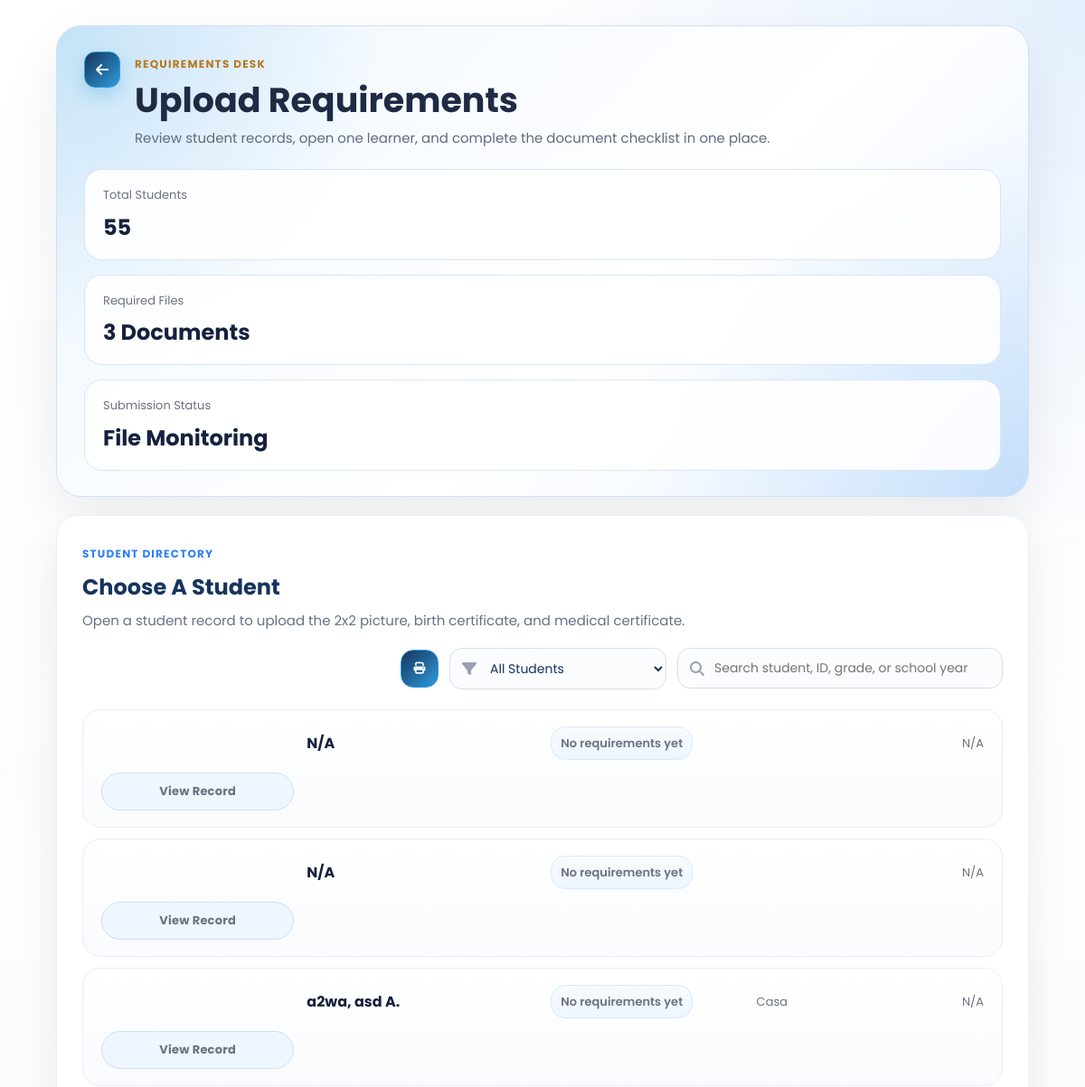
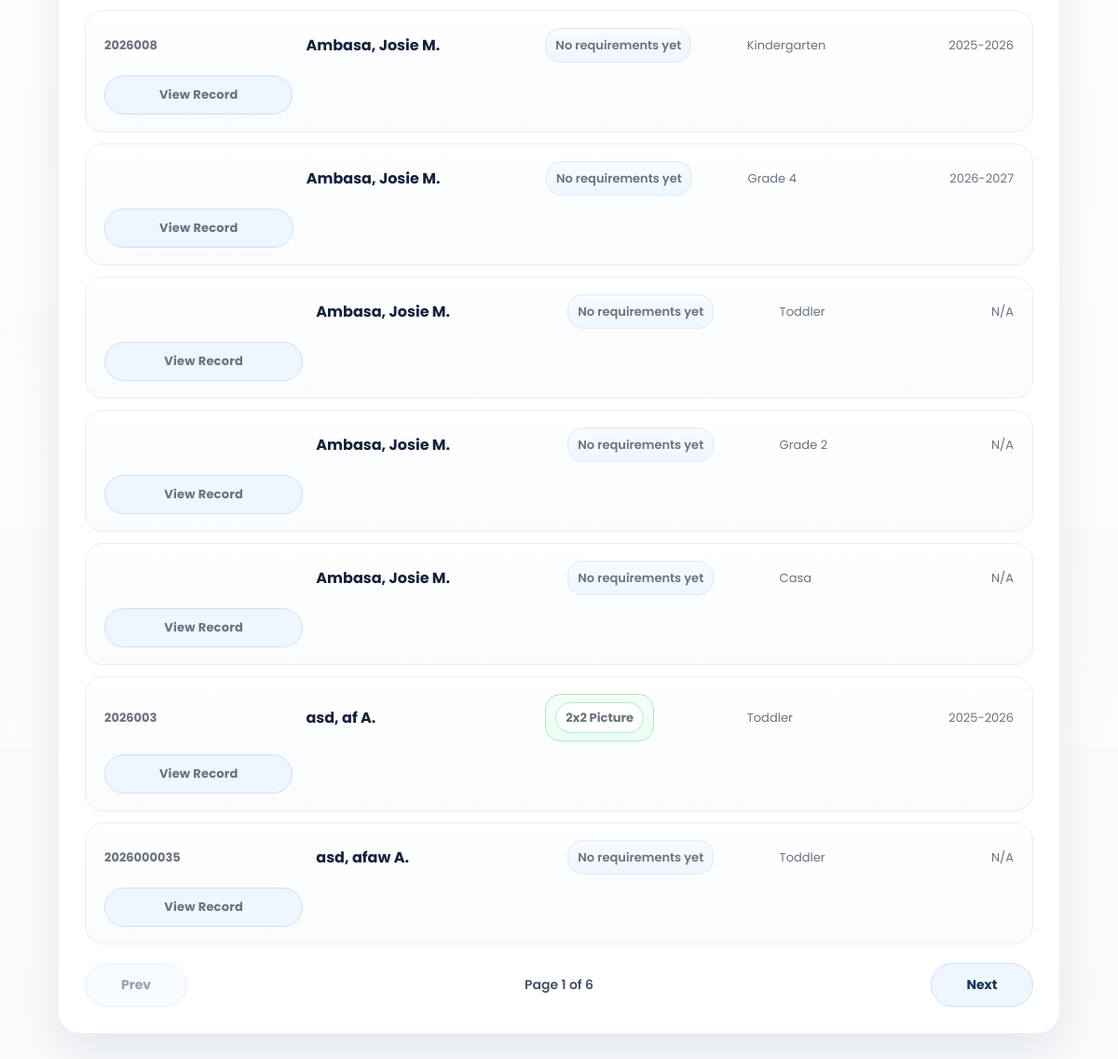
The page /SmartEnroll/requirements_upload.php (signed in) on the database as committed earlier (2 pictures, top to bottom).
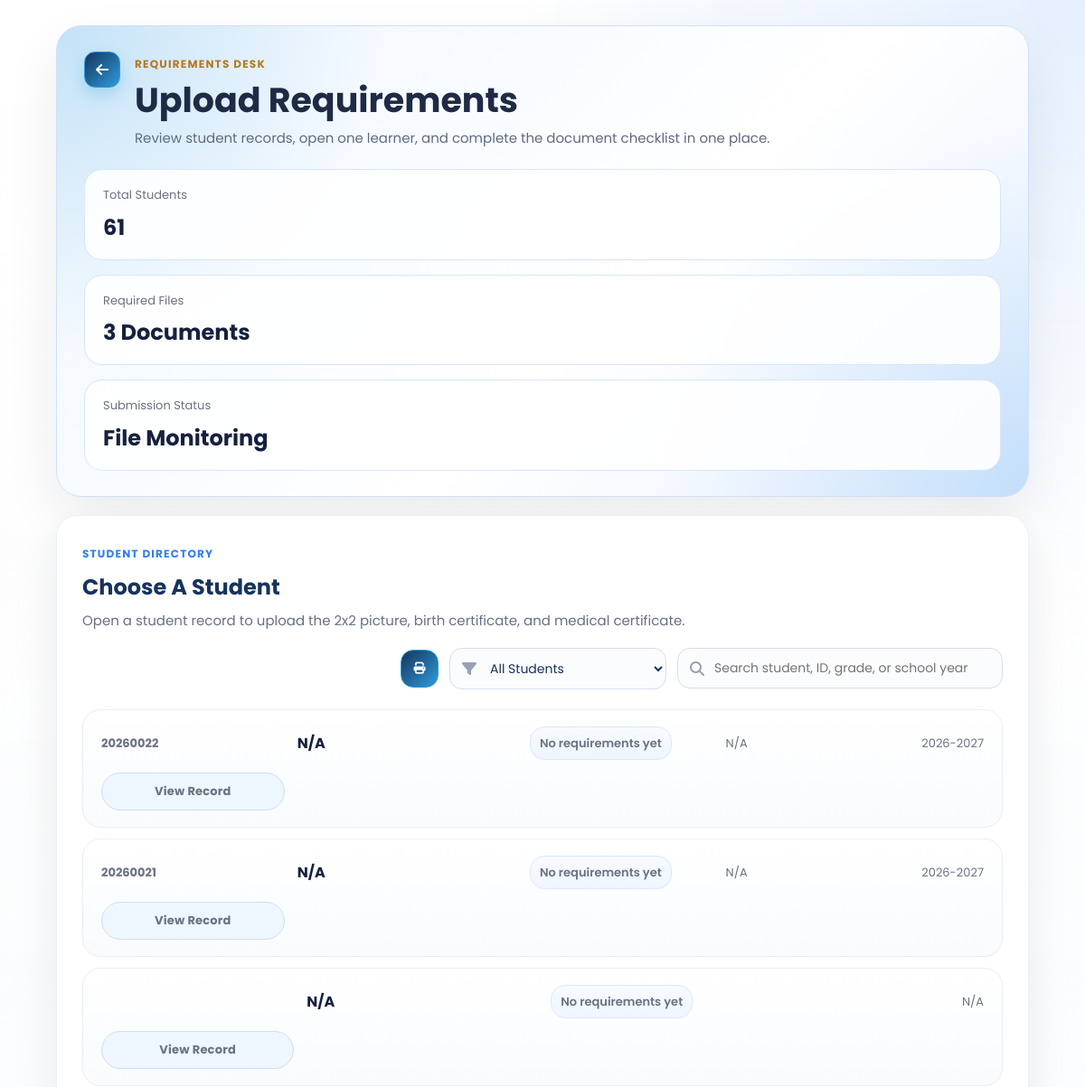
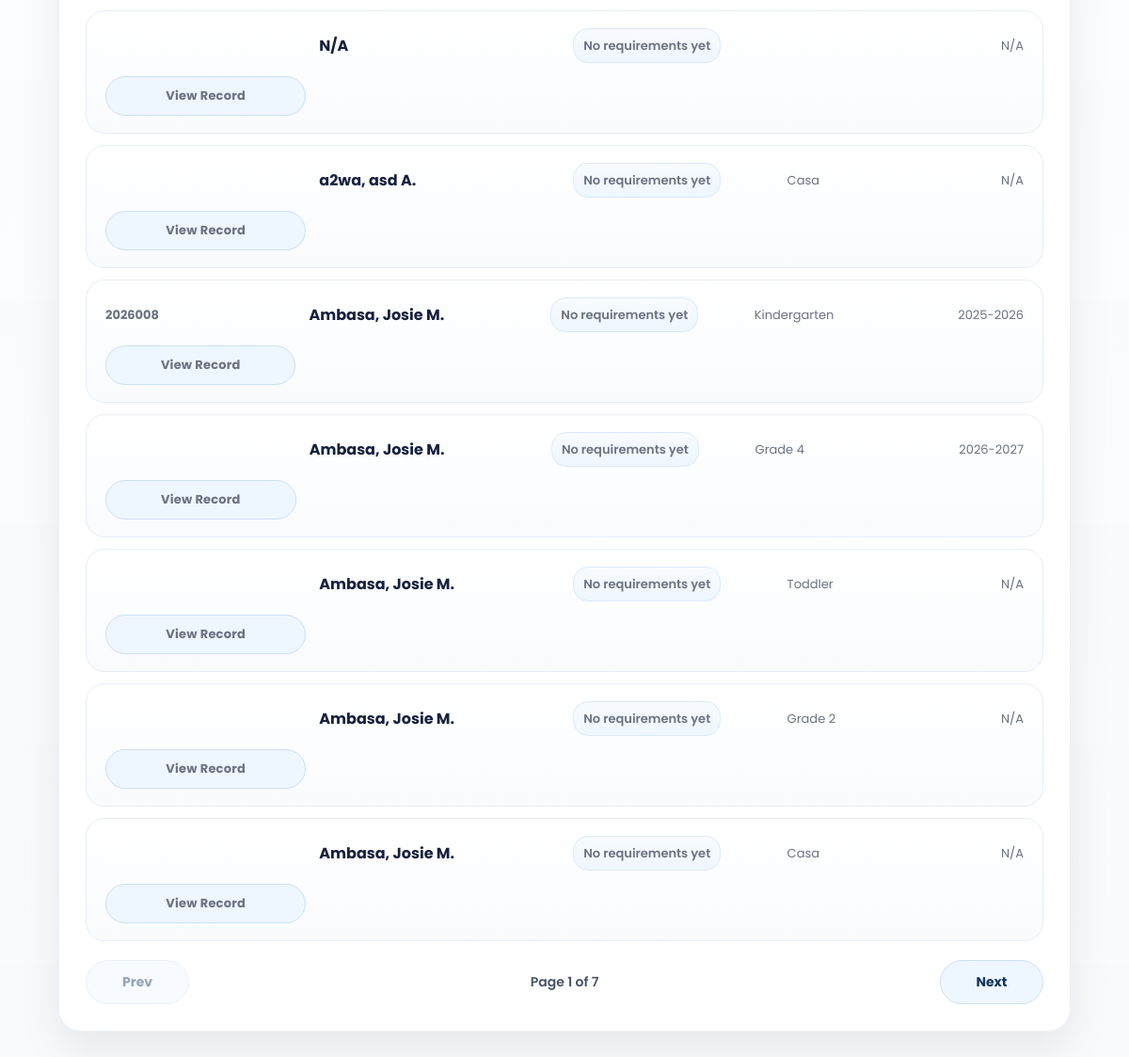
The same page on the database as committed later (2 pictures, top to bottom).
### tables this page shows
CREATE TABLE `enrollments` (
  `id` int(11) NOT NULL,
  `grade_level` varchar(50) DEFAULT NULL,
  `student_id` varchar(20) DEFAULT NULL,
  `school_year` varchar(20) DEFAULT NULL,
  `student_status` varchar(50) DEFAULT NULL,
  `completion_date` date DEFAULT NULL,
  `learner_lname` varchar(100) DEFAULT NULL,
  `learner_fname` varchar(100) DEFAULT NULL,
  `learner_mname` varchar(100) DEFAULT NULL,
  `learner_ext` varchar(20) DEFAULT NULL,
  `nickname` varchar(100) DEFAULT NULL,
  `sex` varchar(20) DEFAULT NULL,
  `dob` varchar(20) DEFAULT NULL,
  `age` int(11) DEFAULT NULL,
  `mother_tongue` varchar(100) DEFAULT NULL,
  `religion` varchar(100) DEFAULT NULL,
  `email` varchar(150) DEFAULT NULL,
  `province` varchar(100) DEFAULT NULL,
  `municipality` varchar(100) DEFAULT NULL,
  `barangay` varchar(100) DEFAULT NULL,
  `street` varchar(150) DEFAULT NULL,
  `father_lname` varchar(100) DEFAULT NULL,
  `father_fname` varchar(100) DEFAULT NULL,
  `father_mname` varchar(100) DEFAULT NULL,
  `father_occ` varchar(100) DEFAULT NULL,
  `father_contact` varchar(50) DEFAULT NULL,
  `mother_lname` varchar(100) DEFAULT NULL,
  `mother_fname` varchar(100) DEFAULT NULL,
  `mother_mname` varchar(100) DEFAULT NULL,
  `mother_occ` varchar(100) DEFAULT NULL,
  `mother_contact` varchar(50) DEFAULT NULL,
  `mother_maiden` varchar(100) DEFAULT NULL,
  `guardian_type` varchar(50) DEFAULT NULL,
  `guardian_lname` varchar(100) DEFAULT NULL,
  `guardian_fname` varchar(100) DEFAULT NULL,
  `guardian_mname` varchar(100) DEFAULT NULL,
  `guardian_occ` varchar(100) DEFAULT NULL,
  `guardian_contact` varchar(50) DEFAULT NULL,
  `emergency1_name` varchar(150) DEFAULT NULL,
  `emergency1_relationship` varchar(100) DEFAULT NULL,
  `emergency1_contact` varchar(50) DEFAULT NULL,
  `emergency2_name` varchar(150) DEFAULT NULL,
  `emergency2_relationship` varchar(100) DEFAULT NULL,
  `emergency2_contact` varchar(50) DEFAULT NULL,
  `emergency3_name` varchar(150) DEFAULT NULL,
  `emergency3_relationship` varchar(100) DEFAULT NULL,
  `emergency3_contact` varchar(50) DEFAULT NULL,
  `special_needs` text DEFAULT NULL,
  `medication` varchar(10) DEFAULT NULL,
  `medication_details` text DEFAULT NULL,
  `created_at` timestamp NOT NULL DEFAULT current_timestamp()
);

### SmartEnroll/requirements_upload.php (the view, shortened to what this page needs)
<?php
$students = [];
$error = '';
$search = trim((string)($_GET['q'] ?? ''));
$requirementFilter = trim((string)($_GET['requirement_filter'] ?? 'all'));
$isPrintMode = (string)($_GET['print'] ?? '') === '1';
$page = max(1, (int)($_GET['page'] ?? 1));
$perPage = 10;
$totalStudents = 0;
$filteredStudents = 0;
$totalPages = 1;
$requirementLabels = [
    'picture_2x2' => '2x2 Picture',
    'birth_certificate' => 'Birth Certificate',
    'medical_certificate' => 'Medical Certificate',
];
$requirementFilterOptions = [
    'all' => 'All Students',
    'picture_2x2' => '2x2 Picture',
    'birth_certificate' => 'Birth Certificate',
    'medical_certificate' => 'Medical Certificate',
    'complete' => 'All Requirements',
    'none' => 'No Requirements Yet',
];
function format_name(array $row): string
{
    $m = trim((string)($row['learner_mname'] ?? ''));
    $mi = $m !== '' ? strtoupper(mb_substr($m, 0, 1)) . '.' : '';
    $full = trim(
        ($row['learner_lname'] ?? '') . ', ' .
        ($row['learner_fname'] ?? '') . ' ' . $mi
    );
    return trim(preg_replace('/\s+/', ' ', $full), ' ,');
}
function uploaded_requirement_labels(array $row, array $requirementLabels): array
{
    $keysRaw = trim((string)($row['uploaded_requirement_keys'] ?? ''));
    if ($keysRaw === '') {
        return [];
    }
    $labels = [];
    foreach (explode(',', $keysRaw) as $key) {
        $key = trim($key);
        if ($key !== '' && isset($requirementLabels[$key])) {
            $labels[] = $requirementLabels[$key];
        }
    }
    return $labels;
}
function requirements_aggregate_sql(): string
{
    return "LEFT JOIN (
            SELECT
                enrollment_id,
                GROUP_CONCAT(requirement_key ORDER BY requirement_key SEPARATOR ',') AS uploaded_requirement_keys,
                MAX(CASE WHEN requirement_key = 'picture_2x2' THEN 1 ELSE 0 END) AS has_picture_2x2,
                MAX(CASE WHEN requirement_key = 'birth_certificate' THEN 1 ELSE 0 END) AS has_birth_certificate,
                MAX(CASE WHEN requirement_key = 'medical_certificate' THEN 1 ELSE 0 END) AS has_medical_certificate,
                COUNT(DISTINCT requirement_key) AS requirement_count
            FROM student_requirements
            GROUP BY enrollment_id
        ) requirement_summary ON requirement_summary.enrollment_id = enrollments.id";
}
try {
    $conn = new mysqli('127.0.0.1', 'root', '', 'smartenroll');
    $conn->set_charset('utf8mb4');
    $whereClauses = [];
    $queryTypes = '';
    $queryValues = [];
    $whereSql = $whereClauses !== [] ? 'WHERE ' . implode(' AND ', $whereClauses) : '';
    $aggregateJoinSql = requirements_aggregate_sql();
    $totalCountResult = $conn->query("SELECT COUNT(*) AS total FROM enrollments");
    $totalStudents = (int)(($totalCountResult->fetch_assoc()['total'] ?? 0));
    $countStmt = $conn->prepare(
        "SELECT COUNT(*) AS total
         FROM enrollments
         $aggregateJoinSql
         $whereSql"
    );
    $countStmt->execute();
    $filteredStudents = (int)(($countStmt->get_result()->fetch_assoc()['total'] ?? 0));
    $totalPages = max(1, (int)ceil($filteredStudents / $perPage));
    $offset = ($page - 1) * $perPage;
    $studentSql = "SELECT
            enrollments.id,
            enrollments.student_id,
            enrollments.learner_lname,
            enrollments.learner_fname,
            enrollments.learner_mname,
            enrollments.grade_level,
            enrollments.school_year,
            requirement_summary.uploaded_requirement_keys
         FROM enrollments
         $aggregateJoinSql
         $whereSql
         ORDER BY enrollments.learner_lname ASC, enrollments.learner_fname ASC, enrollments.id DESC";
    $studentTypes = $queryTypes;
    $studentValues = $queryValues;
    $studentSql .= " LIMIT ? OFFSET ?";
    $studentTypes .= 'ii';
    $studentValues[] = $perPage;
    $studentValues[] = $offset;
    $studentStmt = $conn->prepare($studentSql);
    if ($studentValues) {
        $studentStmt->bind_param($studentTypes, ...$studentValues);
    }
    $studentStmt->execute();
    $result = $studentStmt->get_result();
    while ($row = $result->fetch_assoc()) {
        $students[] = $row;
    }
} catch (Throwable $e) {
    $error = $e->getMessage();
}
?>
<!DOCTYPE html>
<html lang="en">
<head>
    <link rel="stylesheet" href="css/style.css">
    <link rel="stylesheet" href="css/requirements_upload.css">
    <link rel="stylesheet" href="https://cdnjs.cloudflare.com/ajax/libs/font-awesome/6.5.0/css/all.min.css">
</head>
<body class="dashboard-page dashboard-white-page">
<main class="dashboard-main requirements-main">
    <section class="requirements-hero">
        <div class="requirements-hero-top">
            <a href="dashboard.php" class="dashboard-link back-left"><i class="fa-solid fa-arrow-left"></i></a>
            <div class="requirements-hero-copy">
                <span class="eyebrow eyebrow-gold">Requirements Desk</span>
                <h1>Upload Requirements</h1>
                <p>Review student records, open one learner, and complete the document checklist in one place.</p>
            </div>
        </div>
        <div class="requirements-hero-stats">
            <div class="hero-stat">
                <span>Total Students</span>
                <strong><?php echo $totalStudents; ?></strong>
            </div>
            <div class="hero-stat">
                <span>Required Files</span>
                <strong>3 Documents</strong>
            </div>
            <div class="hero-stat">
                <span>Submission Status</span>
                <strong>File Monitoring</strong>
            </div>
        </div>
    </section>
    <section class="requirements-directory">
        <div class="requirements-directory-head">
            <div>
                <span class="eyebrow eyebrow-blue">Student Directory</span>
                <h2><?php echo $isPrintMode ? 'Printable Requirements List' : 'Choose A Student'; ?></h2>
                <p><?php echo $isPrintMode ? 'This view is ready to print based on the current search and requirement filter.' : 'Open a student record to upload the 2x2 picture, birth certificate, and medical certificate.'; ?></p>
            </div>
            <?php if (!$isPrintMode): ?>
                <div class="requirements-controls">
                    <form method="get" action="requirements_upload.php" class="requirements-filters-form">
                        <a
                            id="requirementsPrintBtn"
                            href="requirements_upload.php?<?php echo htmlspecialchars(http_build_query(array_filter([
                                'q' => $search,
                                'requirement_filter' => $requirementFilter,
                                'page' => $page,
                                'print' => '1',
                            ], static fn($value) => $value !== '' && $value !== null))); ?>"
                            class="requirements-toolbar-btn requirements-toolbar-btn-icon requirements-toolbar-btn-print"
                            aria-label="Print List"
                            title="Print List"
                        >
                            <i class="fa-solid fa-print"></i>
                        </a>
                        <div class="requirements-filter-wrap">
                            <select name="requirement_filter" id="requirementsFilter" class="requirements-filter-select" onchange="this.form.submit()">
                                <?php foreach ($requirementFilterOptions as $filterKey => $filterLabel): ?>
                                    <option value="<?php echo htmlspecialchars($filterKey); ?>" <?php echo $requirementFilter === $filterKey ? 'selected' : ''; ?>>
                                        <?php echo htmlspecialchars($filterLabel); ?>
                                    </option>
                                <?php endforeach; ?>
                            </select>
                        </div>
                        <div class="requirements-search">
                            <i class="fa-solid fa-magnifying-glass"></i>
                            <input id="requirementsSearch" name="q" type="text" value="<?php echo htmlspecialchars($search); ?>" placeholder="Search student, ID, grade, or school year">
                        </div>
                    </form>
                </div>
            <?php endif; ?>
        </div>
        <?php if (!$error && empty($students)): ?>
            <div class="requirements-empty">No students found.</div>
        <?php else: ?>
            <div class="requirements-directory-table" id="requirementsStudentList">
                <?php foreach ($students as $student): ?>
                    <?php $fullName = format_name($student) ?: 'N/A'; ?>
                    <?php $uploadedRequirementLabels = uploaded_requirement_labels($student, $requirementLabels); ?>
                    <a
                        class="requirements-student-row"
                        href="requirements_upload_details.php?student_id=<?php echo urlencode((string)$student['student_id']); ?>"
                    >
                        <span class="student-row-id"><?php echo htmlspecialchars((string)($student['student_id'] ?? '')); ?></span>
                        <strong class="student-row-name"><?php echo htmlspecialchars($fullName); ?></strong>
                        <span class="student-row-requirement-status <?php echo $uploadedRequirementLabels !== [] ? 'has-items' : 'is-empty'; ?>">
                            <?php if ($uploadedRequirementLabels !== []): ?>
                                <span class="student-row-requirement-tags">
                                    <?php foreach ($uploadedRequirementLabels as $label): ?>
                                        <span class="student-row-requirement-tag"><?php echo htmlspecialchars($label); ?></span>
                                    <?php endforeach; ?>
                                </span>
                            <?php else: ?>
                                <span class="student-row-requirement-empty">No requirements yet</span>
                            <?php endif; ?>
                        </span>
                        <span class="student-row-grade"><?php echo htmlspecialchars((string)($student['grade_level'] ?? 'N/A')); ?></span>
                        <span class="student-row-year"><?php echo htmlspecialchars((string)($student['school_year'] ?? 'N/A')); ?></span>
                        <span class="requirements-open-btn">View Record</span>
                    </a>
                <?php endforeach; ?>
            </div>
            <?php if (!$error && $filteredStudents > 0 && !$isPrintMode): ?>
                <div class="requirements-pagination">
                    <?php
                    $prevPage = max(1, $page - 1);
                    $nextPage = min($totalPages, $page + 1);
                    $prevQuery = http_build_query(array_filter(['q' => $search, 'requirement_filter' => $requirementFilter, 'page' => $prevPage], static fn($value) => $value !== '' && $value !== null));
                    $nextQuery = http_build_query(array_filter(['q' => $search, 'requirement_filter' => $requirementFilter, 'page' => $nextPage], static fn($value) => $value !== '' && $value !== null));
                    ?>
                    <a class="requirements-page-btn <?php echo $page <= 1 ? 'disabled' : ''; ?>" href="<?php echo $page <= 1 ? '#' : 'requirements_upload.php?' . $prevQuery; ?>">Prev</a>
                    <span class="requirements-page-status">Page <?php echo $page; ?> of <?php echo $totalPages; ?></span>
                    <a class="requirements-page-btn <?php echo $page >= $totalPages ? 'disabled' : ''; ?>" href="<?php echo $page >= $totalPages ? '#' : 'requirements_upload.php?' . $nextQuery; ?>">Next</a>
                </div>
            <?php endif; ?>
        <?php endif; ?>
    </section>
</main>
</body>
</html>

### SmartEnroll/css/style.css (style rules this page uses)
* { margin: 0; padding: 0; box-sizing: border-box; font-family: 'Poppins', sans-serif; }
:root { --logo-blue: #19325a; --logo-blue-light: #1e88e5; --logo-yellow: #fdd835; --logo-yellow-soft: #ffe970; --logo-green: #43a047; }
body, html { height: 100%; color: #fff; }
html { scroll-behavior: smooth; }
body { background: #0f172a; }
.eyebrow { text-transform: uppercase; letter-spacing: 1.4px; font-size: 12px; color: #6b7280; margin-bottom: 8px; font-weight: 600; }
.dashboard-page { background: linear-gradient(135deg, rgba(12, 25, 47, 0.72), rgba(25, 50, 90, 0.48)), #f5f6f8; color: #1b1f2a; position: relative; min-height: 100vh; overflow-x: hidden; }
.dashboard-page::before { content: ""; position: fixed; inset: 0; background: linear-gradient(135deg, rgba(12, 25, 47, 0.5), rgba(25, 50, 90, 0.18)), url('../assets/img1.jpg') center center / cover no-repeat; filter: blur(5px) saturate(1.05); transform: scale(1.05); z-index: 0; }
.dashboard-page::after { content: ""; position: fixed; inset: 0; background: radial-gradient(circle at top right, rgba(253, 216, 53, 0.22), transparent 28%), linear-gradient(180deg, rgba(255, 255, 255, 0.08), rgba(255, 255, 255, 0.16)); z-index: 0; pointer-events: none; }
.dashboard-page.dashboard-white-page { background: #f8fafc; }
.dashboard-page.dashboard-white-page::before { display: none; }
.dashboard-page.dashboard-white-page::after { background: radial-gradient(circle at top right, rgba(219, 234, 254, 0.72), transparent 24%), linear-gradient(180deg, rgba(255, 255, 255, 0.96), rgba(248, 250, 252, 1)); }
.dashboard-main { width: min(1920px, calc(100vw - 96px)); max-width: 1920px; margin: 0 auto; padding: 42px 24px 56px; position: relative; z-index: 1; }
.dashboard-link { text-decoration: none; color: var(--logo-blue); font-weight: 700; background: rgba(253, 216, 53, 0.95); padding: 12px 18px; border-radius: 999px; box-shadow: 0 10px 24px rgba(253, 216, 53, 0.26); transition: transform 0.2s ease, box-shadow 0.2s ease, background 0.2s ease; }

Rows that differ between the two databases and show on the page:
no longer on this page (row unchanged): enrollments: student "2026003", fullName "asd, af A.", label "2x2 Picture", grade_level "Toddler", school_year "2025-2026"
no longer on this page (row unchanged): enrollments: student "2026000035", fullName "asd, afaw A.", shows "No requirements yet", grade_level "Toddler", school_year "N/A"
added enrollments: student "20260022", fullName "N/A", shows "No requirements yet", grade_level "N/A", school_year "2026-2027"
added enrollments: student "20260021", fullName "N/A", shows "No requirements yet", grade_level "N/A", school_year "2026-2027"
Other text that changed with them:
$totalStudents: "55" → "61"
$totalPages: "6" → "7"
